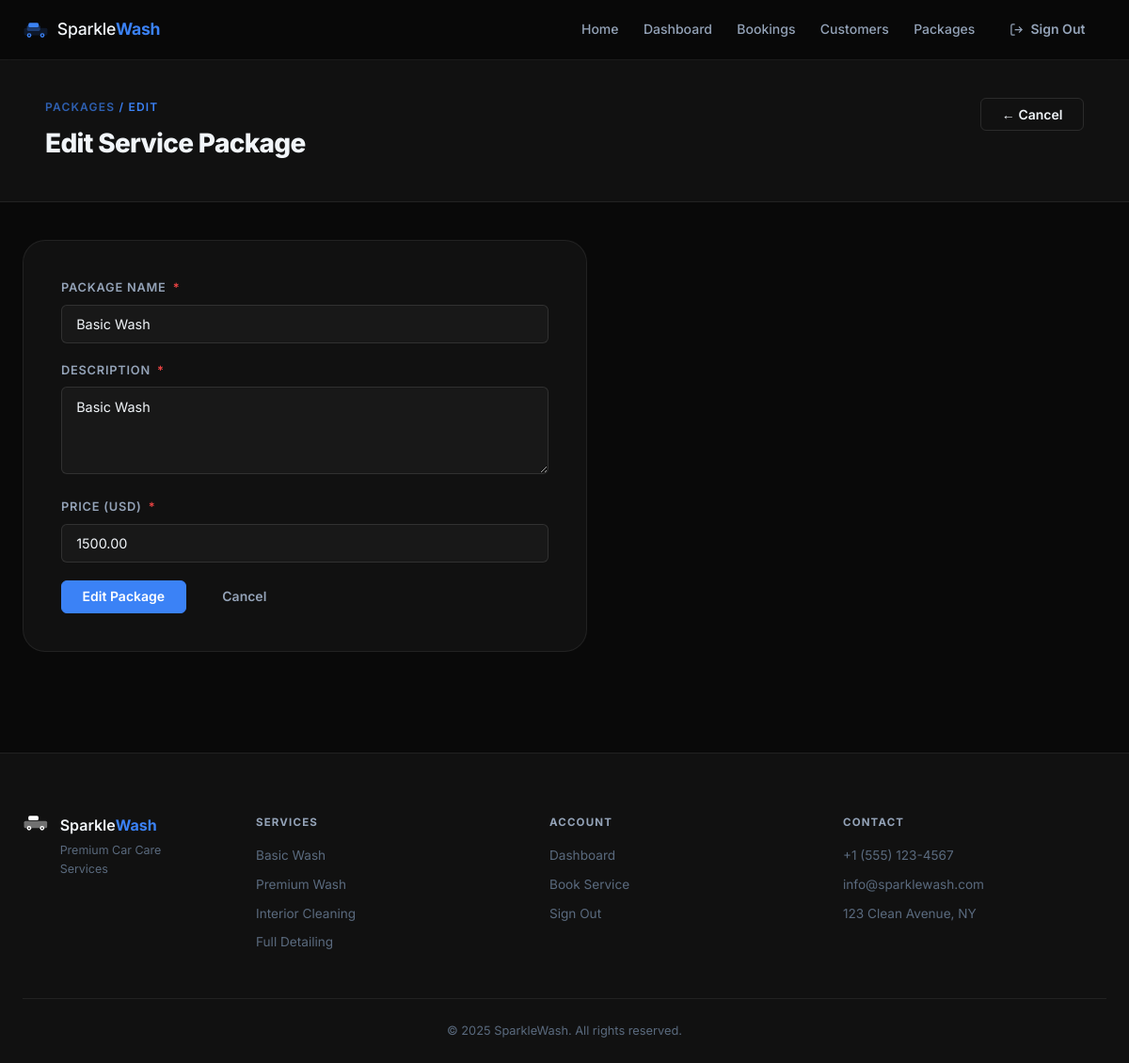
Page /panel/packages/1/edit/ (signed in) on the committed database.
### wash/models.py (models this page shows, shortened)
class ServicePackage(models.Model):
    name = models.CharField(max_length=100)
    description = models.TextField()
    price = models.DecimalField(max_digits=8, decimal_places=2)

### wash/views.py (the view, shortened to what this page needs)
# urls.py: path('panel/packages/<int:pk>/edit/', views.admin_package_edit, name='admin_package_edit'),
@login_required
@staff_required
def admin_package_edit(request, pk):
    pkg = get_object_or_404(ServicePackage, pk=pk)
    return render(request, 'admin_panel/package_form.html', {'action': 'Edit', 'pkg': pkg})

### wash/views.py (called while the page is built)
def _is_staff(user):
    return user.is_active and (user.is_staff or user.is_superuser)

### templates/admin_panel/package_form.html (shortened to what this page needs)
{% extends 'base.html' %}
{% block content %}
<div class="page-wrap admin-wrap">
  <div class="admin-header">
    <div class="container">
      <div class="page-header-inner">
        <div>
          <p class="page-eyebrow"><a href="{% url 'admin_packages' %}" style="color:inherit;opacity:.7">Packages</a> / {{ action }}</p>
          <h1 class="page-title">{{ action }} Service Package</h1>
        </div>
        <a href="{% url 'admin_packages' %}" class="btn btn-outline">← Cancel</a>
      </div>
    </div>
  </div>
  <div class="container" style="padding-top:2.5rem;padding-bottom:4rem">
    <div class="form-page-card">
      <form method="post" novalidate>
        <div class="form-group">
          <label>Package Name <span class="label-req">*</span></label>
          <input type="text" name="name" value="{{ pkg.name|default:'' }}" placeholder="e.g. Premium Wash" required>
        </div>
        <div class="form-group">
          <label>Description <span class="label-req">*</span></label>
          <textarea name="description" rows="4" placeholder="What's included in this package…" required>{{ pkg.description|default:'' }}</textarea>
        </div>
        <div class="form-group">
          <label>Price (USD) <span class="label-req">*</span></label>
          <input type="number" name="price" value="{{ pkg.price|default:'' }}" step="0.01" min="0" placeholder="0.00" required>
        </div>
        <div style="display:flex;gap:1rem;margin-top:.5rem">
          <button type="submit" class="btn btn-primary">{{ action }} Package</button>
          <a href="{% url 'admin_packages' %}" class="btn btn-ghost">Cancel</a>
        </div>
      </form>
    </div>
  </div>
</div>
{% endblock %}

### static/css/style.css (style rules this page uses)
:root { --bg: #090909; --surface-1: #111111; --surface-2: #181818; --surface-3: #202020; --surface-4: #282828; --border: rgba(255,255,255,.07); --border-md: rgba(255,255,255,.11); --border-hi: rgba(255,255,255,.18); --text-1: #f1f5f9; --text-2: #94a3b8; --text-3: #5a6a7e; --blue: #3b82f6; --blue-dark: #2563eb; --blue-glow: rgba(59,130,246,.18); --sky: #0ea5e9; --cyan: #06b6d4; --amber: #f59e0b; --amber-bg: rgba(245,158,11,.12); --green: #10b981; --green-bg: rgba(16,185,129,.12); --red: #ef4444; --red-bg: rgba(239,68,68,.12); --purple: #8b5cf6; --purple-bg: rgba(139,92,246,.12); --teal: #14b8a6; --teal-bg: rgba(20,184,166,.12); --emerald: #059669; --emerald-bg: rgba(5,150,105,.12); --radius-sm: 6px; --radius: 10px; --radius-lg: 16px; --radius-xl: 24px; --shadow-sm: 0 1px 3px rgba(0,0,0,.5); --shadow: 0 4px 16px rgba(0,0,0,.6); --shadow-lg: 0 12px 40px rgba(0,0,0,.7); --shadow-blue: 0 0 24px rgba(59,130,246,.25); --transition: .18s cubic-bezier(.4,0,.2,1); --transition-slow: .35s cubic-bezier(.4,0,.2,1); --nav-h: 64px; --container: 1200px; }
*, *::before, *::after { box-sizing: border-box; margin: 0; padding: 0; }
html { scroll-behavior: smooth; }
body { background: var(--bg); color: var(--text-1); font-family: 'Inter', 'Segoe UI', system-ui, sans-serif; font-size: 15px; line-height: 1.6; min-height: 100vh; display: flex; flex-direction: column; -webkit-font-smoothing: antialiased; }
a { color: var(--blue); text-decoration: none; transition: color var(--transition); }
.container { max-width: var(--container); margin-inline: auto; padding-inline: 1.5rem; }
.btn { display: inline-flex; align-items: center; justify-content: center; gap: .45rem; padding: .6rem 1.35rem; border-radius: var(--radius-sm); font-size: .875rem; font-weight: 600; font-family: inherit; cursor: pointer; border: 1px solid transparent; transition: all var(--transition); white-space: nowrap; text-decoration: none; line-height: 1; }
.btn-primary { background: var(--blue); color: #fff; border-color: var(--blue); }
.btn-outline { background: transparent; color: var(--text-1); border-color: var(--border-md); }
.btn-ghost { background: transparent; color: var(--text-2); border-color: transparent; }
.form-group { margin-bottom: 1.15rem; }
label { display: block; font-size: .8rem; font-weight: 600; color: var(--text-2); text-transform: uppercase; letter-spacing: .06em; margin-bottom: .45rem; }
.label-req { color: var(--red); margin-left: .2rem; }
input[type=text], input[type=email], input[type=password], input[type=date], input[type=number], select, textarea { width: 100%; background: var(--surface-2); border: 1px solid var(--border-md); border-radius: var(--radius-sm); color: var(--text-1); font-family: inherit; font-size: .9rem; padding: .7rem .95rem; outline: none; transition: border-color var(--transition), box-shadow var(--transition); -webkit-appearance: none; }
input::placeholder, textarea::placeholder { color: var(--text-3); }
textarea { resize: vertical; min-height: 90px; }
.page-wrap { min-height: calc(100vh - var(--nav-h)); }
.page-header, .admin-header { background: var(--surface-1); border-bottom: 1px solid var(--border); padding: 2.5rem 1.5rem; }
.page-header-inner { max-width: var(--container); margin-inline: auto; display: flex; align-items: flex-start; justify-content: space-between; gap: 1.5rem; }
.page-eyebrow { font-size: .75rem; font-weight: 600; text-transform: uppercase; letter-spacing: .1em; color: var(--blue); margin-bottom: .4rem; }
.page-title { font-size: 1.75rem; font-weight: 800; letter-spacing: -.025em; color: var(--text-1); }
.admin-wrap { background: var(--bg); }
.admin-header { border-bottom: 1px solid var(--border); background: var(--surface-1); }
.form-page-card { background: var(--surface-1); border: 1px solid var(--border); border-radius: var(--radius-xl); padding: 2.5rem; max-width: 600px; }

### rows in the picture
ServicePackage: name "Basic Wash", description "Basic Wash", price "1500.00"

### other values in the picture
{{ action }} "EDIT"
{{ action }} "Edit"
